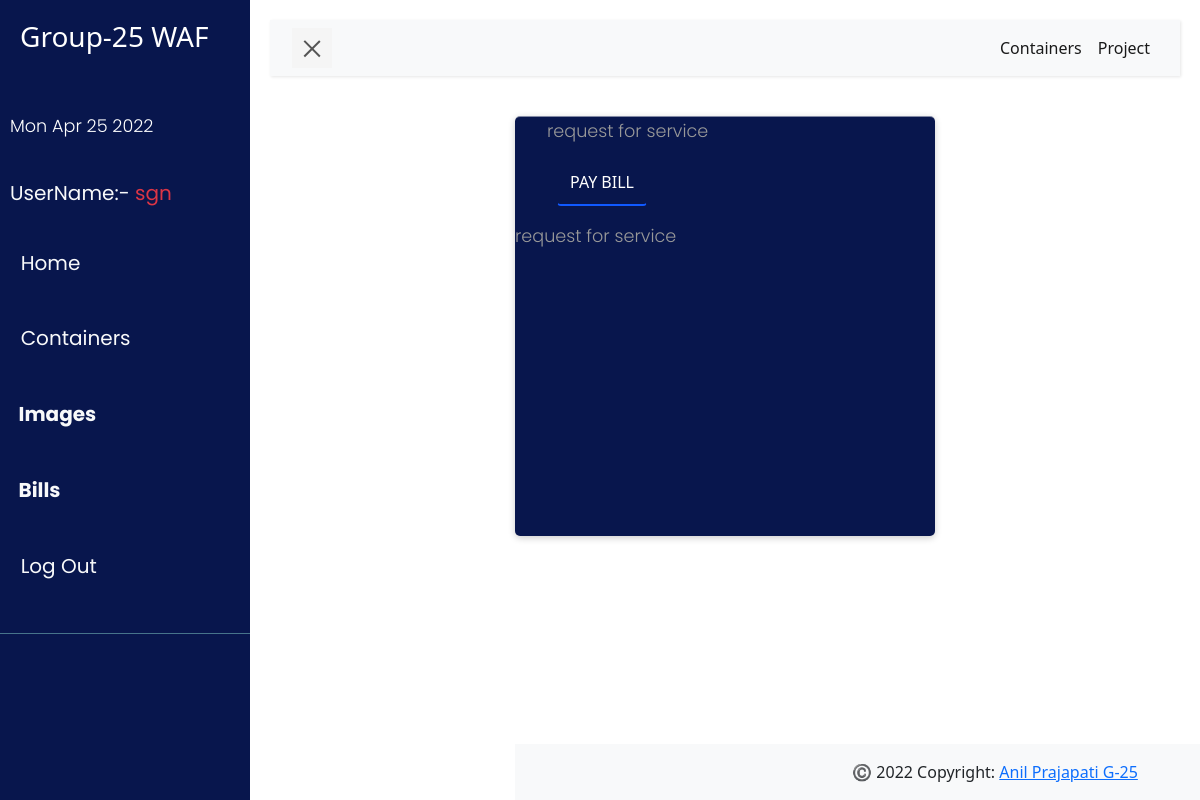
Before: /payBill (signed in) with the older database file.
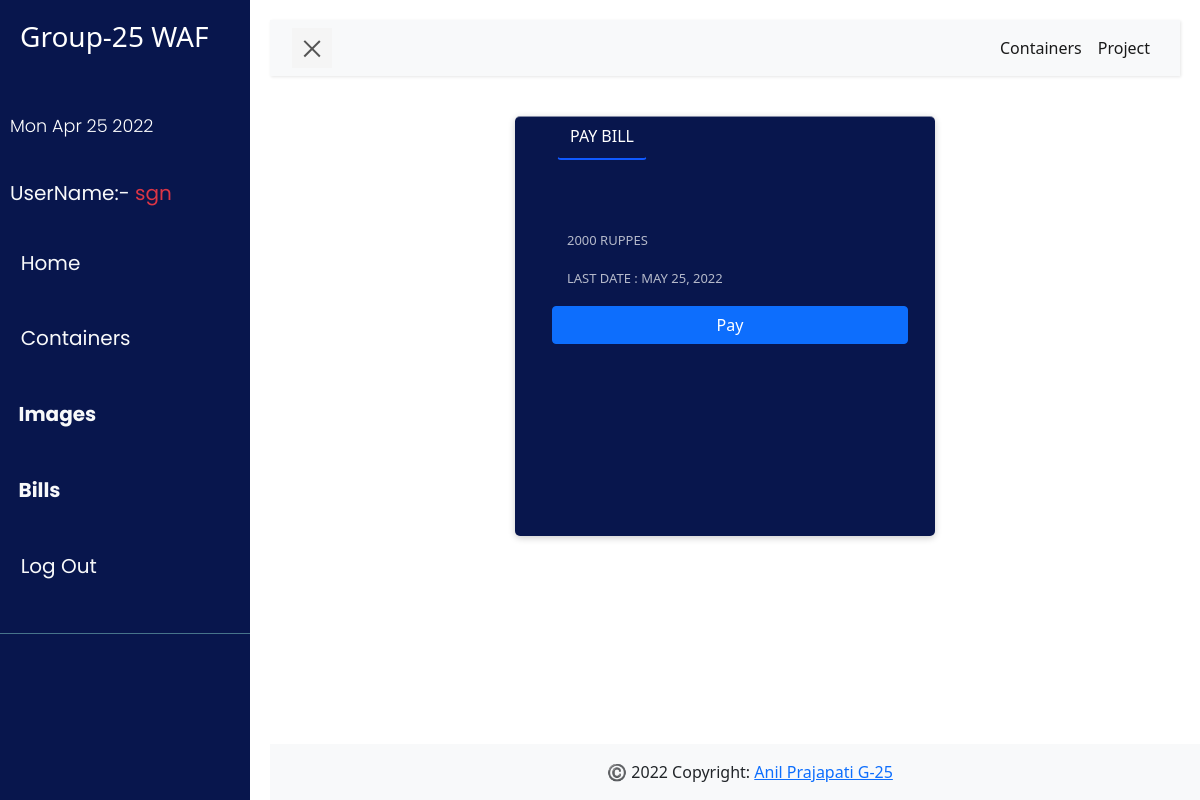
After: the same page with the newer database file.
### gui/models.py (models this page shows)
class Bills(models.Model):
    Uid = models.ForeignKey(User, on_delete=models.CASCADE)
    project_name = models.CharField(max_length=200)
    last_date_to_pay = models.DateField()

### gui/views.py (the view)
# urls.py: path("payBill", views.payBill, name="payBill"),
def payBill(request):
    bill_pay = Bills.objects.filter(Uid = request.user.id)
    if len(bill_pay) >0:
        if request.method == "POST":
            bill_pay[0].last_date_to_pay = bill_pay[0].last_date_to_pay +  relativedelta(months=1)
            bill_pay[0].save()
            callSQS(request.user.email,bill_pay[0].last_date_to_pay)
        context = {
            "last_date_to_pay" : bill_pay[0].last_date_to_pay
        }
        return render (request=request, template_name="payBill.html",context=context)
    else:
        return render (request=request, template_name="payBill.html",context={"msg":"request for service"})

### gui/templates/payBill.html (shortened to what this page needs)
{% extends 'base.html' %}
{% load static %}
{% block content %}
<link href="https://cdn.jsdelivr.net/npm/bootstrap@5.1.3/dist/css/bootstrap.min.css" rel="stylesheet">
<div class="container">
    <div class="frame mb-5">
        <div class="nav_1">
            <ul class="links">
                <div class="mx-auto">
                    {% if msg %}
                        <p>
                        {{ msg }}
                        </p>
                    {% endif %}
                </div>
                <li class="rules signin-active"><a class="btn">Pay Bill</a></li>
            </ul>
        </div>
        {% if last_date_to_pay %}
        <div ng-app ng-init="checked = false">
            <form class="form-signin" action="" method="post" class="mx-auto" name="form">
                <label >2000 Ruppes</label>
                <label > last date : {{ last_date_to_pay }} </label>
                <button type="submit" class="btn btn-primary col-12 add-btn" name="login" value="Add">Pay</button>
            </form>
            </div></div></div>
        {% else %}
            <p> {{msg}} </p>
        {% endif %}
{% endblock %}

### gui/templates/base.html (shortened to what this page needs)
{% load static %}
<!DOCTYPE html>
<html lang="en">
<head>
<link href="{% static 'css/bootstrap.min.css' %}" rel="stylesheet">
<link href="{% static 'css/font-awesome.min.css' %}" rel="stylesheet">
<link href="{% static 'js/bootstrap.min.js' %}" rel="stylesheet">
<link href="{% static 'js/jquery.min.js' %}" rel="stylesheet">
<link href="{% static 'js/popper.min.js' %}" rel="stylesheet">
<link rel="stylesheet" href="https://stackpath.bootstrapcdn.com/bootstrap/4.3.1/css/bootstrap.min.css">
<link rel="stylesheet" href="https://maxcdn.bootstrapcdn.com/font-awesome/4.7.0/css/font-awesome.min.css">
</head>
<body>
	<div class="wrapper">
		<nav id="sidebar">
			<div class="sidebar-header">
				<h3>Group-25 WAF</h3>
			</div>
			<ul class="list-unstyled components">
				<p id="demo"></p>
				{% if user.is_authenticated %}
				<p class="navbar-brand text-light">
                    <b>UserName:- <span class="text-danger bold">{{ user.username }}</span></b>
                </p>
				<p>
                    <a href="{% url 'dockerRun' %}" class="navbar-brand text-light">
                    <b>&nbsp;&nbsp;Home</b></a>
                </p>
				<p>
                        <a href="{% url 'containerList' %}" class="navbar-brand text-light">
					    <b>&nbsp;&nbsp;Containers</b></a>
                </p>
                <p>
                        <strong>
                            <a href="{% url 'pullimages' %}" class="navbar-brand text-light">
						    <b>&nbsp;&nbsp;Images</b></a>
                        </strong>
                </p>
                <p>
                    <strong>
                        <a href="{% url 'payBill' %}" class="navbar-brand text-light">
                        <b>&nbsp;&nbsp;Bills</b></a>
                    </strong>
                </p>
				 <p>
                     <a href="{% url 'logout' %}" class="navbar-brand text-light"> <b>&nbsp;&nbsp;Log Out </b></a>
                </p>
				 {% else%}
				<p>
                    <a href="{% url 'login' %}" class="navbar-brand text-light"> <b>&nbsp;&nbsp;Log In </b></a>
                </p>
				 {% endif %}
			</ul>
		</nav>
		<div id="content">
			<nav class="navbar navbar-expand-lg navbar-light bg-light">
				<div class="container-fluid">
					<button type="button" id="sidebarCollapse" class="navbar-btn">
						<span></span>
					</button>
					<div class="collapse navbar-collapse" id="navbarSupportedContent">
						<ul class="nav navbar-nav ml-auto">
							<li class="nav-item active">
								<a class="nav-link" href="{% url 'containerList' %}">Containers</a>
							</li>
							<li class="nav-item active">
								<a class="nav-link" href="{% url 'dockerRun' %}">Project</a>
							</li>
						</ul>
					</div>
				</div>
			</nav>
			{% block content %}
			{% endblock %}
<footer class="page-footer bg-light font-small text-dark  mx-auto ml-auto ">
<div class="footer-copyright text-center py-3  ">©️ <script type="text/javascript">var year = new Date();document.write(year.getFullYear());</script> Copyright:
  <a href="https://github.com/anilprajapati22/waf-saas" target="blank" class="">Anil Prajapati G-25</a>
</div>
</footer>
		</div>
	</div>
</body>
</html>

### gui/templates/base.html (style rules this page uses)
body { font-family: 'Poppins', sans-serif; background: #fafafa; }
p { font-family: 'Poppins', sans-serif; font-size: 1.1em; font-weight: 300; line-height: 1.7em; color: #999; }
a, a:hover, a:focus { color: inherit; text-decoration: none; transition: all 0.3s; }
.navbar { padding: 15px 10px; background: #fff; border: none; border-radius: 0; margin-bottom: 40px; box-shadow: 1px 1px 3px rgba(0, 0, 0, 0.1); }
.navbar-btn { box-shadow: none; outline: none !important; border: none; }
.wrapper { display: flex; width: 100%; align-items: stretch; perspective: 1500px; }
#sidebar { min-width: 250px; max-width: 250px; background: #08164d; color: #fff; transition: all 0.6s cubic-bezier(0.945, 0.020, 0.270, 0.665); transform-origin: bottom left; }
#sidebar .sidebar-header { padding: 20px; background: #08164d; }
#sidebar ul.components { padding: 20px 0; border-bottom: 1px solid #47748b; }
#sidebar ul p { color: #fff; padding: 10px; }
#content { width: 100%; padding: 20px; min-height: 100vh; transition: all 0.3s; }
#sidebarCollapse { width: 40px; height: 40px; background: #f5f5f5; cursor: pointer; }
#sidebarCollapse span { width: 80%; height: 2px; margin: 0 auto; display: block; background: #555; transition: all 0.8s cubic-bezier(0.810, -0.330, 0.345, 1.375); transition-delay: 0.2s; }
#sidebarCollapse span:last-of-type { transform: rotate(-45deg) translate(1px, -1px); }
footer { position:absolute; bottom:0; align-items: center; width: 80%; background:#6cf; }

### gui/templates/payBill.html (style rules this page uses)
.frame { height: 420px; width: 420px; background-color: #08164d; background-size: cover; margin-left: auto; margin-right: auto; border-top: solid 1px rgba(255, 255, 255, .5); border-radius: 5px; box-shadow: 0px 2px 7px rgba(0, 0, 0, 0.2); overflow: hidden; transition: all .5s ease }
li.rules { padding-left: 10px; font-size: 18px; display: inline; text-align: left; text-transform: uppercase; padding-right: 10px; color: #ffffff }
.signin-active a { padding-bottom: 10px; color: #ffffff; text-decoration: none; border-bottom: solid 2px #1059FF; transition: all .25s ease; cursor: pointer }
.form-signin { width: 430px; height: 375px; font-size: 16px; font-weight: 300; padding-left: 37px; padding-right: 37px; padding-top: 55px; transition: opacity .5s ease, transform .5s ease }
label { font-weight: 400; text-transform: uppercase; font-size: 13px; padding-left: 15px; padding-bottom: 10px; color: rgba(255, 255, 255, .7); display: block }

Changed rows visible on the page:
added Bills: last_date_to_pay "MAY 25, 2022"
Other visible differences:
{{ msg }}: "request for service" → (not shown)
text now shown: "2000 RUPPES LAST DATE : Pay"
